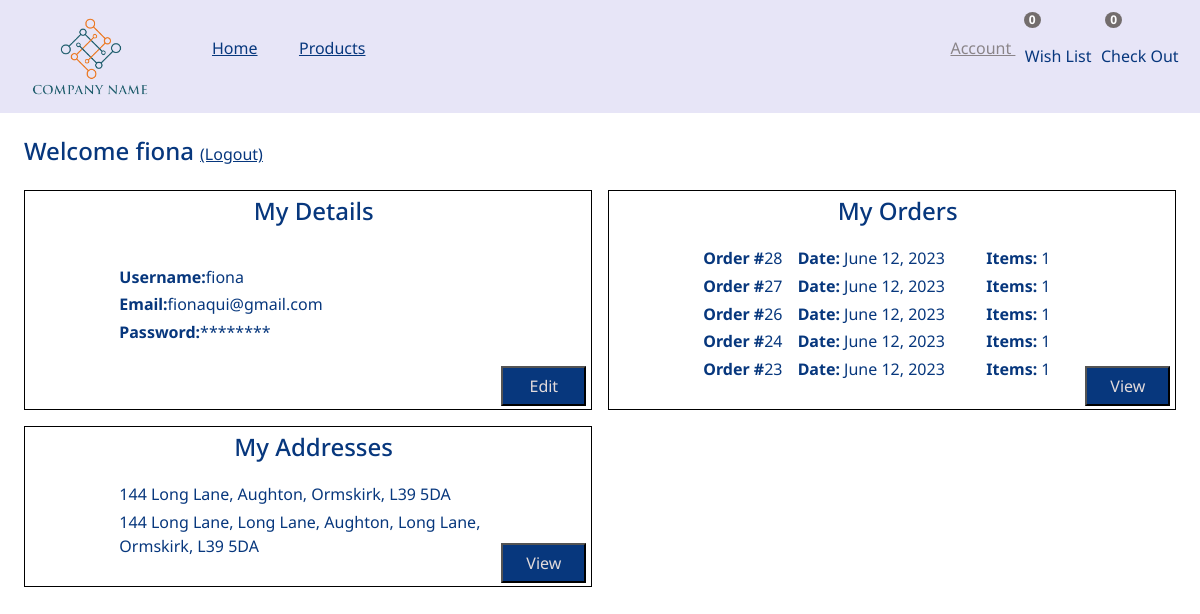
Page /account-info (signed in) on the earlier database version.
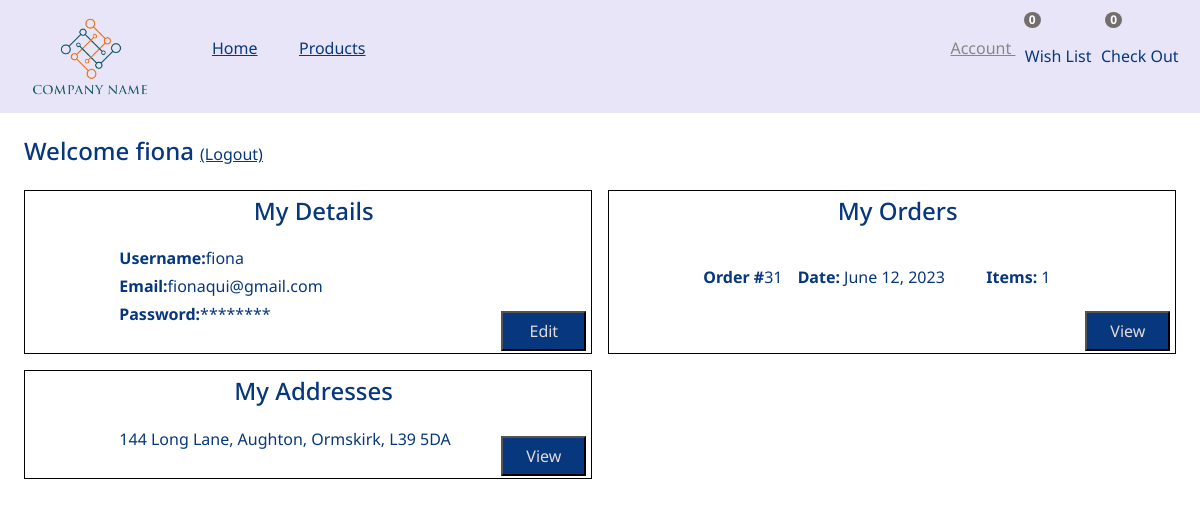
Same page on the later database version.
### order/models.py (models this page shows, shortened)
class Order(models.Model):
    profile = models.ForeignKey(Profile, on_delete = models.CASCADE )
    address = models.ForeignKey(Address, on_delete=models.CASCADE)
    productsets = models.ManyToManyField(ProductSet)
    date = models.DateField(default = date.today())

### address/models.py (models this page shows)
class Address(models.Model):
    profile = models.ForeignKey(Profile, on_delete = models.CASCADE )
    line1 = models.CharField(max_length=100)
    line2= models.CharField(max_length=100)
    city = models.CharField(max_length=100)
    postal_code = models.CharField(max_length=100)
    def __str__(self):
        return self.line1+", "+self.line2+", "+self.city+", "+self.postal_code

### profiles/views.py (the view)
# urls.py: path("account-info", views.accountInfo, name="account-info"),
def accountInfo(request):
    if request.user.is_authenticated:
        try:
            addresses=Address.objects.filter(profile = Profile.objects.get(user = request.user))
        except:
            addresses=[]
        try:
            orders=Order.objects.filter(profile = Profile.objects.get(user = request.user)).order_by('-id')
        except:
            orders=[]
        return render(request, 'account-info.html', {'addresses':addresses, 'orders':orders})
    else:
        return redirect('login')

### profiles/templates/account-info.html (shortened to what this page needs)
{% extends "base.html" %}
{% load static %}
{% load icons %}
{% block css %}
    <link href="{% static 'styles/base.css' %}" rel="stylesheet" >
    <link href="{% static 'styles/account-info.css' %}" rel="stylesheet">
{% endblock %}
{% block content %}
<div class="account-container">
    <h4>Welcome {{ request.user.username }}</h4><a href = "{% url 'logout' %}">(Logout)</a>
    <div class="account">
        <div class="details">
            <h4 class="heading">My Details</h4>
            <br>
            <div class="icon">
            </div>
            <div class="info">
                <p><strong>Username:</strong>{{ request.user.username }}</p>
                <p><strong>Email:</strong>{{ request.user.email }}</p>
                <p><strong>Password:</strong>********</p>
            </div>
            <form class="change">
                <button>Edit</button>
             </form>
        </div>
        <div class="details">
            <h4 class="heading">My Orders</h4>
            <br>
            <icon class="icon">{% icon 'orders' %}</icon>
            <div class="info">
                {% for order in orders %}
                    <p id="order-info"><span><strong>Order #</strong>{{order.id}}</span><span><strong>Date: </strong>{{order.date}}</span><span><strong>Items: </strong>{{order.productsets.all.count}}</span></p>
                {% endfor %}
            </div>
            <form class="change" action="{% url 'showOrders' %}" method="get">
                <button >View</button>
             </form>
        </div>
        <div class="details">
            <h4 class="heading">My Addresses</h4>
            <br>
            <icon class="icon">{% icon 'address' %}</icon>
            <div class="info">
                {% for address in addresses %}
                    <p>{{ address }}</p>
                {% endfor %}
            </div>
            <form class="change" action="{% url 'showAddresses' %}">
                <button >View</button>
             </form>
        </div>
    </div>
</div>
{% endblock %}

Differences in the rows shown:
removed Order: id "28", date "June 12, 2023", productsets.all.count "1"
removed Order: id "27", date "June 12, 2023", productsets.all.count "1"
removed Order: id "26", date "June 12, 2023", productsets.all.count "1"
removed Order: id "24", date "June 12, 2023", productsets.all.count "1"
removed Order: id "23", date "June 12, 2023", productsets.all.count "1"
removed Address: line1+line2+city "144 Long Lane, Long Lane, Aughton, Long Lane, Ormskirk, L39 5DA"
added Order: id "31", date "June 12, 2023", productsets.all.count "1"
